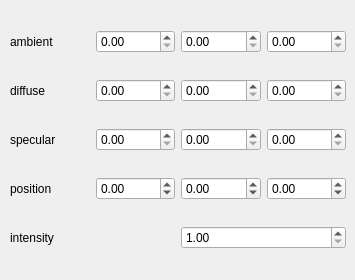
    <widget class="QWidget" name="tab_6">
     <attribute name="title">
      <string>光源</string>
     </attribute>
     <widget class="QWidget" name="layoutWidget">
      <property name="geometry">
       <rect>
        <x>10</x>
        <y>10</y>
        <width>336</width>
        <height>261</height>
       </rect>
      </property>
      <layout class="QVBoxLayout" name="verticalLayout_2">
       <item>
        <layout class="QHBoxLayout" name="horizontalLayout_20">
         <item>
          <widget class="QLabel" name="label_29">
           <property name="text">
            <string>ambient</string>
           </property>
          </widget>
         </item>
         <item>
          <widget class="QDoubleSpinBox" name="lambient1">
           <property name="maximum">
            <double>1.000000000000000</double>
           </property>
           <property name="singleStep">
            <double>0.010000000000000</double>
           </property>
          </widget>
         </item>
         <item>
          <widget class="QDoubleSpinBox" name="lambient2">
           <property name="maximum">
            <double>1.000000000000000</double>
           </property>
           <property name="singleStep">
            <double>0.010000000000000</double>
           </property>
          </widget>
         </item>
         <item>
          <widget class="QDoubleSpinBox" name="lambient3">
           <property name="maximum">
            <double>1.000000000000000</double>
           </property>
           <property name="singleStep">
            <double>0.010000000000000</double>
           </property>
          </widget>
         </item>
        </layout>
       </item>
       <item>
        <layout class="QHBoxLayout" name="horizontalLayout_21">
         <item>
          <widget class="QLabel" name="label_30">
           <property name="text">
            <string>diffuse</string>
           </property>
          </widget>
         </item>
         <item>
          <widget class="QDoubleSpinBox" name="ldiffuse1">
           <property name="maximum">
            <double>1.000000000000000</double>
           </property>
           <property name="singleStep">
            <double>0.100000000000000</double>
           </property>
          </widget>
         </item>
         <item>
          <widget class="QDoubleSpinBox" name="ldiffuse2">
           <property name="maximum">
            <double>1.000000000000000</double>
           </property>
           <property name="singleStep">
            <double>0.010000000000000</double>
           </property>
          </widget>
         </item>
         <item>
          <widget class="QDoubleSpinBox" name="ldiffuse3">
           <property name="maximum">
            <double>1.000000000000000</double>
           </property>
           <property name="singleStep">
            <double>0.010000000000000</double>
           </property>
          </widget>
         </item>
        </layout>
       </item>
       <item>
        <layout class="QHBoxLayout" name="horizontalLayout_22">
         <item>
          <widget class="QLabel" name="label_31">
           <property name="text">
            <string>specular</string>
           </property>
          </widget>
         </item>
         <item>
          <widget class="QDoubleSpinBox" name="lspecular1">
           <property name="maximum">
            <double>1.000000000000000</double>
           </property>
           <property name="singleStep">
            <double>0.010000000000000</double>
           </property>
          </widget>
         </item>
         <item>
          <widget class="QDoubleSpinBox" name="lspecular2">
           <property name="maximum">
            <double>1.000000000000000</double>
           </property>
           <property name="singleStep">
            <double>0.010000000000000</double>
           </property>
          </widget>
         </item>
         <item>
          <widget class="QDoubleSpinBox" name="lspecular3">
           <property name="maximum">
            <double>1.000000000000000</double>
           </property>
           <property name="singleStep">
            <double>0.010000000000000</double>
           </property>
          </widget>
         </item>
        </layout>
       </item>
       <item>
        <layout class="QHBoxLayout" name="horizontalLayout_23">
         <item>
          <widget class="QLabel" name="label_32">
           <property name="text">
            <string>position</string>
           </property>
          </widget>
         </item>
         <item>
          <widget class="QDoubleSpinBox" name="lposition1">
           <property name="minimum">
            <double>-1000.000000000000000</double>
           </property>
           <property name="maximum">
            <double>1000.000000000000000</double>
           </property>
          </widget>
         </item>
         <item>
          <widget class="QDoubleSpinBox" name="lposition2">
           <property name="minimum">
            <double>-1000.000000000000000</double>
           </property>
           <property name="maximum">
            <double>1000.000000000000000</double>
           </property>
          </widget>
         </item>
         <item>
          <widget class="QDoubleSpinBox" name="lposition3">
           <property name="minimum">
            <double>-1000.000000000000000</double>
           </property>
           <property name="maximum">
            <double>1000.000000000000000</double>
           </property>
          </widget>
         </item>
        </layout>
       </item>
       <item>
        <layout class="QHBoxLayout" name="horizontalLayout_24">
         <item>
          <widget class="QLabel" name="label_33">
           <property name="text">
            <string>intensity</string>
           </property>
          </widget>
         </item>
         <item>
          <widget class="QDoubleSpinBox" name="intensity">
           <property name="minimum">
            <double>1.000000000000000</double>
           </property>
           <property name="maximum">
            <double>10.000000000000000</double>
           </property>
          </widget>
         </item>
        </layout>
       </item>
      </layout>
     </widget>
    </widget>
